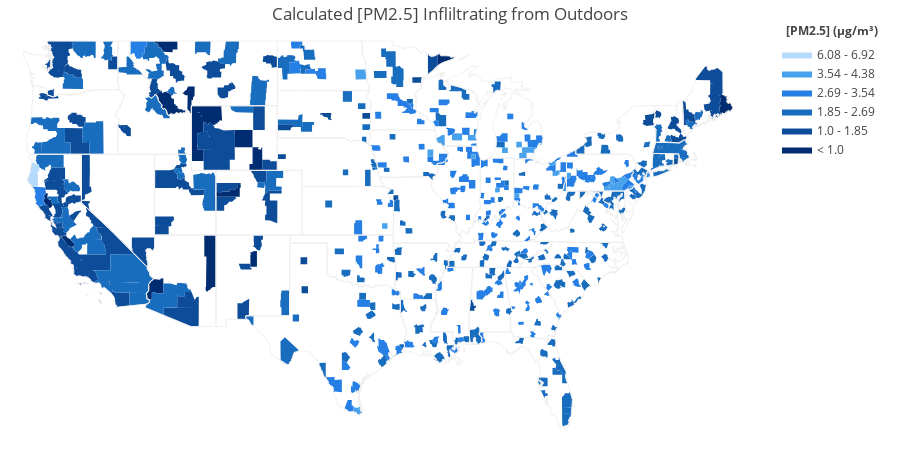

This figure's notebook cell:
### Code cell
inf_rcs_mean = data["inf_rcs_mean"].tolist()
fig = ff.create_choropleth(
    fips=fips, values=inf_rcs_mean, scope=['usa'],
    binning_endpoints=endpts, colorscale=colorscale,
    show_state_data=True,
    show_hover=True,
    asp = 2.9,
    title_text = "Calculated [PM2.5] Infliltrating from Outdoors",
    legend_title = "[PM2.5] (µg/m³)"
)
fig.layout.template = None
fig.show()
